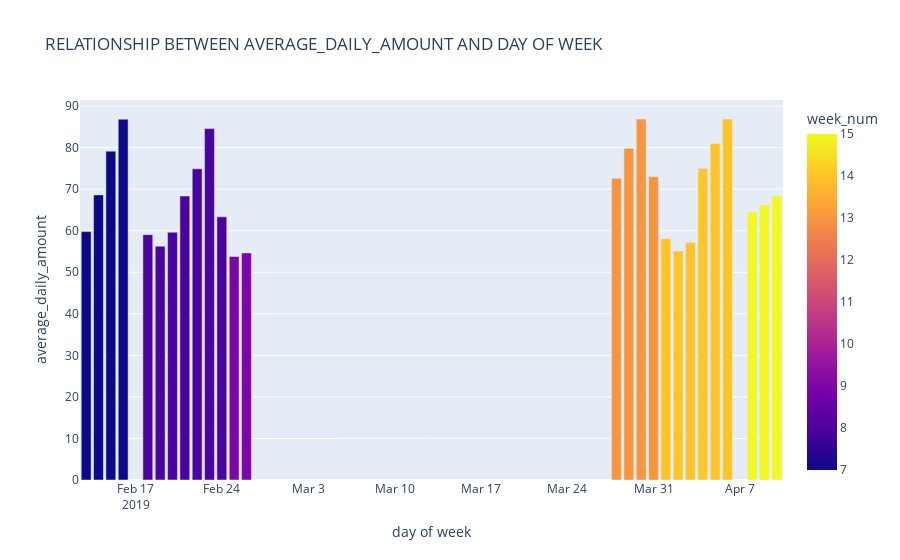
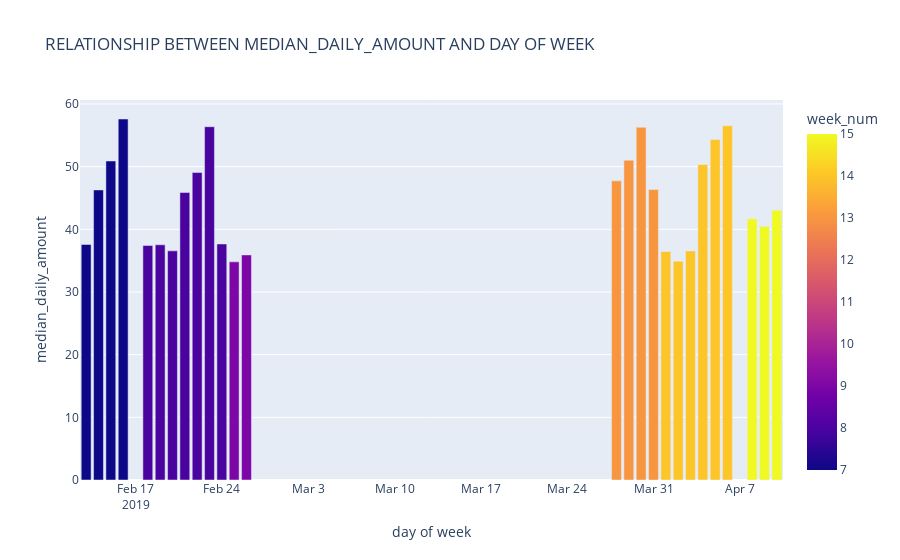
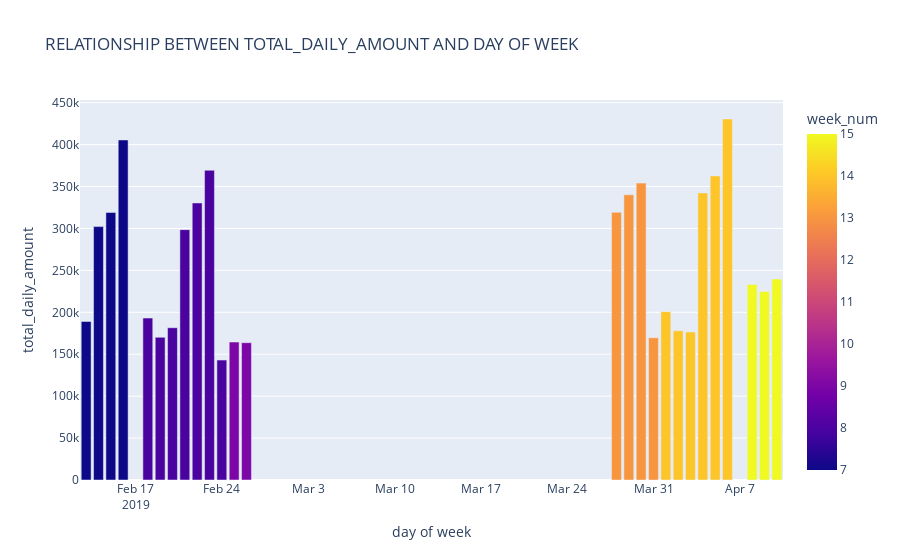

The notebook cell saved with these charts, in order:
### Markdown cell above
Let's visualise this and see what we have

### Code cell
for i in ['average_daily_amount','median_daily_amount','total_daily_amount']:
    fig = px.bar(df3,x='end_date', y=i,color='week_num',title=f'RELATIONSHIP BETWEEN {i.upper()} AND DAY OF WEEK', labels = {
        'end_date':'day of week'
    },  color_discrete_sequence=px.colors.sequential.Jet
                )
    fig.show()

### Figure 1 — Plotly figure (JSON) as saved in the notebook; plotly's stock layout.template omitted (floating-point values rounded to 4 significant figures)
{"data": [{"alignmentgroup": "True", "hovertemplate": "day of week=%{x}<br>average_daily_amount=%{y}<br>week_num=%{marker.color}<extra></extra>", "legendgroup": "", "marker": {"color": [7, 7, 7, 7, 8, 8, 8, 8, 8, 8, 8, 9, 9, 13, 13, 13, 13, 14, 14, 14, 14, 14, 14, 15, 15, 15], "coloraxis": "coloraxis", "pattern": {"shape": ""}}, "name": "", "offsetgroup": "", "orientation": "v", "showlegend": false, "textposition": "auto", "x": ["2019-02-13T00:00:00+00:00", "2019-02-14T00:00:00+00:00", "2019-02-15T00:00:00+00:00", "2019-02-16T00:00:00+00:00", "2019-02-23T00:00:00+00:00", "2019-02-18T00:00:00+00:00", "2019-02-19T00:00:00+00:00", "2019-02-21T00:00:00+00:00", "2019-02-22T00:00:00+00:00", "2019-02-24T00:00:00+00:00", "2019-02-20T00:00:00+00:00", "2019-02-25T00:00:00+00:00", "2019-02-26T00:00:00+00:00", "2019-03-29T00:00:00+00:00", "2019-03-30T00:00:00+00:00", "2019-03-31T00:00:00+00:00", "2019-03-28T00:00:00+00:00", "2019-04-03T00:00:00+00:00", "2019-04-01T00:00:00+00:00", "2019-04-04T00:00:00+00:00", "2019-04-05T00:00:00+00:00", "2019-04-06T00:00:00+00:00", "2019-04-02T00:00:00+00:00", "2019-04-09T00:00:00+00:00", "2019-04-10T00:00:00+00:00", "2019-04-08T00:00:00+00:00"], "xaxis": "x", "y": [59.79, 68.63, 79.16, 86.87, 84.59, 59.06, 56.28, 68.36, 74.91, 63.34, 59.65, 53.8, 54.66, 79.85, 86.9, 73.02, 72.65, 57.2, 58.09, 75.02, 81.03, 86.9, 55.11, 66.2, 68.35, 64.5], "yaxis": "y", "type": "bar"}], "layout": {"xaxis": {"anchor": "y", "domain": [0, 1], "title": {"text": "day of week"}}, "yaxis": {"anchor": "x", "domain": [0, 1], "title": {"text": "average_daily_amount"}}, "coloraxis": {"colorbar": {"title": {"text": "week_num"}}, "colorscale": [[0, "#0d0887"], [0.1111, "#46039f"], [0.2222, "#7201a8"], [0.3333, "#9c179e"], [0.4444, "#bd3786"], [0.5556, "#d8576b"], [0.6667, "#ed7953"], [0.7778, "#fb9f3a"], [0.8889, "#fdca26"], [1, "#f0f921"]]}, "legend": {"tracegroupgap": 0}, "title": {"text": "RELATIONSHIP BETWEEN AVERAGE_DAILY_AMOUNT AND DAY OF WEEK"}, "barmode": "relative"}}

### Figure 2 — Plotly figure (JSON) as saved in the notebook; plotly's stock layout.template omitted (floating-point values rounded to 4 significant figures)
{"data": [{"alignmentgroup": "True", "hovertemplate": "day of week=%{x}<br>median_daily_amount=%{y}<br>week_num=%{marker.color}<extra></extra>", "legendgroup": "", "marker": {"color": [7, 7, 7, 7, 8, 8, 8, 8, 8, 8, 8, 9, 9, 13, 13, 13, 13, 14, 14, 14, 14, 14, 14, 15, 15, 15], "coloraxis": "coloraxis", "pattern": {"shape": ""}}, "name": "", "offsetgroup": "", "orientation": "v", "showlegend": false, "textposition": "auto", "x": ["2019-02-13T00:00:00+00:00", "2019-02-14T00:00:00+00:00", "2019-02-15T00:00:00+00:00", "2019-02-16T00:00:00+00:00", "2019-02-23T00:00:00+00:00", "2019-02-18T00:00:00+00:00", "2019-02-19T00:00:00+00:00", "2019-02-21T00:00:00+00:00", "2019-02-22T00:00:00+00:00", "2019-02-24T00:00:00+00:00", "2019-02-20T00:00:00+00:00", "2019-02-25T00:00:00+00:00", "2019-02-26T00:00:00+00:00", "2019-03-29T00:00:00+00:00", "2019-03-30T00:00:00+00:00", "2019-03-31T00:00:00+00:00", "2019-03-28T00:00:00+00:00", "2019-04-03T00:00:00+00:00", "2019-04-01T00:00:00+00:00", "2019-04-04T00:00:00+00:00", "2019-04-05T00:00:00+00:00", "2019-04-06T00:00:00+00:00", "2019-04-02T00:00:00+00:00", "2019-04-09T00:00:00+00:00", "2019-04-10T00:00:00+00:00", "2019-04-08T00:00:00+00:00"], "xaxis": "x", "y": [37.58, 46.28, 50.9, 57.6, 56.37, 37.42, 37.53, 45.87, 49.06, 37.66, 36.56, 34.81, 35.91, 51.03, 56.28, 46.34, 47.73, 36.55, 36.46, 50.35, 54.31, 56.51, 34.91, 40.43, 43.05, 41.67], "yaxis": "y", "type": "bar"}], "layout": {"xaxis": {"anchor": "y", "domain": [0, 1], "title": {"text": "day of week"}}, "yaxis": {"anchor": "x", "domain": [0, 1], "title": {"text": "median_daily_amount"}}, "coloraxis": {"colorbar": {"title": {"text": "week_num"}}, "colorscale": [[0, "#0d0887"], [0.1111, "#46039f"], [0.2222, "#7201a8"], [0.3333, "#9c179e"], [0.4444, "#bd3786"], [0.5556, "#d8576b"], [0.6667, "#ed7953"], [0.7778, "#fb9f3a"], [0.8889, "#fdca26"], [1, "#f0f921"]]}, "legend": {"tracegroupgap": 0}, "title": {"text": "RELATIONSHIP BETWEEN MEDIAN_DAILY_AMOUNT AND DAY OF WEEK"}, "barmode": "relative"}}

### Figure 3 — Plotly figure (JSON) as saved in the notebook; plotly's stock layout.template omitted (floating-point values rounded to 4 significant figures)
{"data": [{"alignmentgroup": "True", "hovertemplate": "day of week=%{x}<br>total_daily_amount=%{y}<br>week_num=%{marker.color}<extra></extra>", "legendgroup": "", "marker": {"color": [7, 7, 7, 7, 8, 8, 8, 8, 8, 8, 8, 9, 9, 13, 13, 13, 13, 14, 14, 14, 14, 14, 14, 15, 15, 15], "coloraxis": "coloraxis", "pattern": {"shape": ""}}, "name": "", "offsetgroup": "", "orientation": "v", "showlegend": false, "textposition": "auto", "x": ["2019-02-13T00:00:00+00:00", "2019-02-14T00:00:00+00:00", "2019-02-15T00:00:00+00:00", "2019-02-16T00:00:00+00:00", "2019-02-23T00:00:00+00:00", "2019-02-18T00:00:00+00:00", "2019-02-19T00:00:00+00:00", "2019-02-21T00:00:00+00:00", "2019-02-22T00:00:00+00:00", "2019-02-24T00:00:00+00:00", "2019-02-20T00:00:00+00:00", "2019-02-25T00:00:00+00:00", "2019-02-26T00:00:00+00:00", "2019-03-29T00:00:00+00:00", "2019-03-30T00:00:00+00:00", "2019-03-31T00:00:00+00:00", "2019-03-28T00:00:00+00:00", "2019-04-03T00:00:00+00:00", "2019-04-01T00:00:00+00:00", "2019-04-04T00:00:00+00:00", "2019-04-05T00:00:00+00:00", "2019-04-06T00:00:00+00:00", "2019-04-02T00:00:00+00:00", "2019-04-09T00:00:00+00:00", "2019-04-10T00:00:00+00:00", "2019-04-08T00:00:00+00:00"], "xaxis": "x", "y": [189100.0, 302200.0, 319100.0, 405600.0, 369400.0, 193100.0, 170200.0, 298600.0, 330400.0, 143000.0, 181600.0, 164600.0, 163800.0, 340200.0, 354100.0, 169700.0, 319300.0, 176600.0, 200800.0, 342400.0, 362700.0, 430600.0, 178000.0, 224900.0, 239700.0, 233200.0], "yaxis": "y", "type": "bar"}], "layout": {"xaxis": {"anchor": "y", "domain": [0, 1], "title": {"text": "day of week"}}, "yaxis": {"anchor": "x", "domain": [0, 1], "title": {"text": "total_daily_amount"}}, "coloraxis": {"colorbar": {"title": {"text": "week_num"}}, "colorscale": [[0, "#0d0887"], [0.1111, "#46039f"], [0.2222, "#7201a8"], [0.3333, "#9c179e"], [0.4444, "#bd3786"], [0.5556, "#d8576b"], [0.6667, "#ed7953"], [0.7778, "#fb9f3a"], [0.8889, "#fdca26"], [1, "#f0f921"]]}, "legend": {"tracegroupgap": 0}, "title": {"text": "RELATIONSHIP BETWEEN TOTAL_DAILY_AMOUNT AND DAY OF WEEK"}, "barmode": "relative"}}
